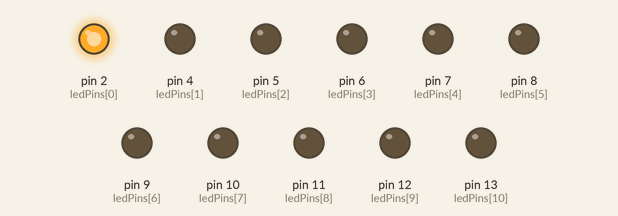
Recording of a sketch running on a simulated Arduino Uno, built with avr-gcc and run on an emulated ATmega328P. Parts: output pins drawn as LEDs (lit = HIGH).

Above: at 0.2 s.
At 3.2 s:
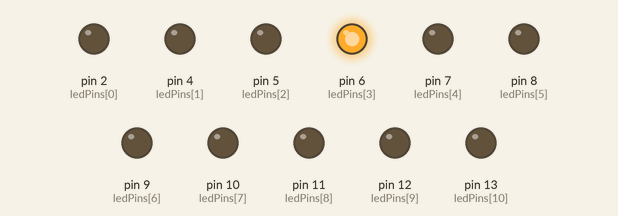
At 5.2 s:
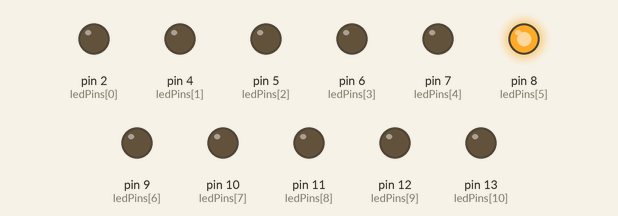
At 7.2 s:
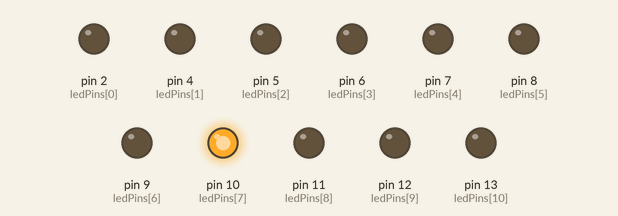
At 10.2 s:
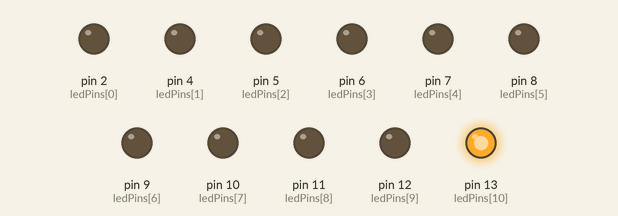
At 13.7 s:
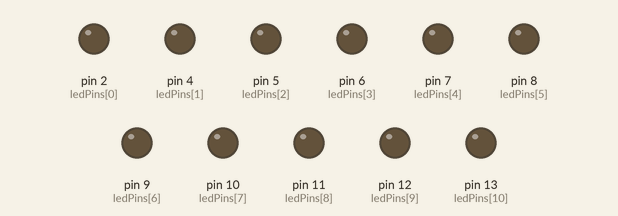
Timing chart, 0 to 14.3 s (numbered marks = the images above):
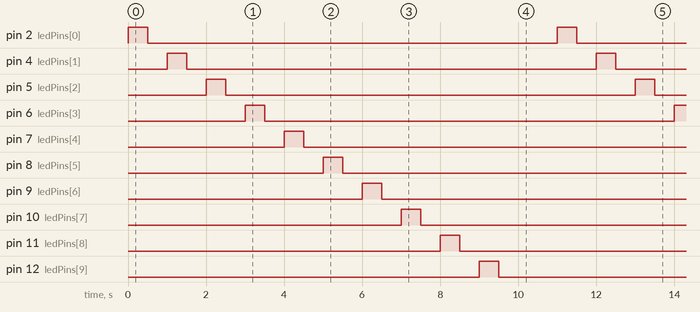

Measured:
- by itself, pin 2 (ledPins[0]), pin 4 (ledPins[1]), pin 5 (ledPins[2]), pin 6 (ledPins[3]), pin 7 (ledPins[4]), pin 8 (ledPins[5]), pin 9 (ledPins[6]), pin 10 (ledPins[7]), pin 11 (ledPins[8]), pin 12 (ledPins[9]), pin 13 (ledPins[10]): alternates HIGH for 0.50 s and LOW for 10.5 s
- by itself, everything shown: repeats every 11.0 s, in 22 steps

The sketch:

sketch_jun21a.ino
```cpp
 const int ledCount = 11;

 int ledPins[] = {2,4,5,6,7,8,9,10,11,12,13};

void setup() {
  // put your setup code here, to run once:


      for(int i = 0; i < ledCount; i++){
           pinMode(ledPins[i], OUTPUT);
      }

}

void loop() {
  // put your main code here, to run repeatedly:


     for(int i = 0; i < ledCount; i++){
  barGraphDisplay(i);
}
}


bool barGraphDisplay(int ledOn){
    for(int i=0; i<ledCount; i++){
        if(i == ledOn){
          digitalWrite(ledPins[i],HIGH);
          delay(500);
          digitalWrite(ledPins[i],LOW);
          delay(500);
        }
    }
}
```
